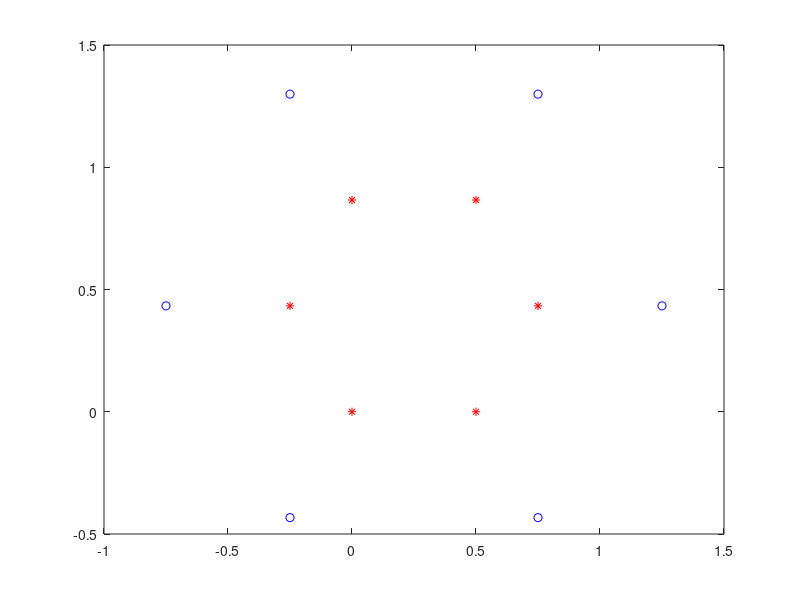

This chart was generated by the following MATLAB code:
% Hexagon 

Sides=0.5;
Origin=[0,0];
Hex1{1}=[Origin(1),Origin(2)]
Hex1{2}=[Sides+Origin(1),Origin(2)]
Hex1{3}=[Sides+Origin(1)+0.5*Sides,sin(pi/3)*Sides+Origin(2)]; 
Hex1{4}=[Sides+Origin(1),sin(pi/3)*2*Sides+Origin(2)]
Hex1{5}=[Origin(1),sin(pi/3)*2*Sides+Origin(2)]
Hex1{6}=[Origin(1)-0.5*Sides,sin(pi/3)*Sides+Origin(2)]

for i=1:6
plot(Hex1{i}(1),Hex1{i}(2),'r*')
hold on
end


Sides=1.0;
Origin=[-0.25,-0.433];
Hex2{1}=[Origin(1),Origin(2)]
Hex2{2}=[Sides+Origin(1),Origin(2)]
Hex2{3}=[Sides+Origin(1)+0.5*Sides,sin(pi/3)*Sides+Origin(2)]; 
Hex2{4}=[Sides+Origin(1),sin(pi/3)*2*Sides+Origin(2)]
Hex2{5}=[Origin(1),sin(pi/3)*2*Sides+Origin(2)]
Hex2{6}=[Origin(1)-0.5*Sides,sin(pi/3)*Sides+Origin(2)]

for i=1:6
plot(Hex2{i}(1),Hex2{i}(2),'bo')
hold on
end

%%


